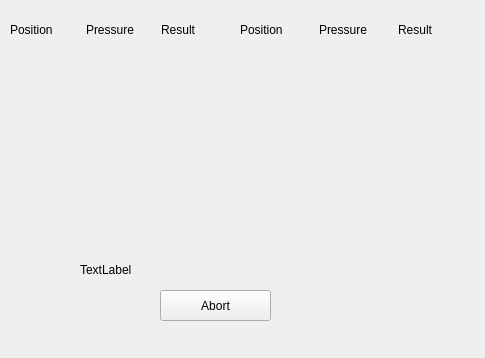
<?xml version="1.0" encoding="UTF-8"?>
<ui version="4.0">
 <class>DiagnosticsManufacturing::CSealingTestReportDialog</class>
 <widget class="QWidget" name="DiagnosticsManufacturing::CSealingTestReportDialog">
  <property name="geometry">
   <rect>
    <x>0</x>
    <y>0</y>
    <width>485</width>
    <height>358</height>
   </rect>
  </property>
  <property name="minimumSize">
   <size>
    <width>485</width>
    <height>358</height>
   </size>
  </property>
  <property name="windowTitle">
   <string>Form</string>
  </property>
  <widget class="QPushButton" name="pushButton">
   <property name="geometry">
    <rect>
     <x>160</x>
     <y>290</y>
     <width>111</width>
     <height>31</height>
    </rect>
   </property>
   <property name="text">
    <string>Abort</string>
   </property>
  </widget>
  <widget class="QLabel" name="statusLabel">
   <property name="geometry">
    <rect>
     <x>80</x>
     <y>260</y>
     <width>281</width>
     <height>20</height>
    </rect>
   </property>
   <property name="text">
    <string>TextLabel</string>
   </property>
  </widget>
  <widget class="QWidget" name="layoutWidget">
   <property name="geometry">
    <rect>
     <x>10</x>
     <y>20</y>
     <width>221</width>
     <height>231</height>
    </rect>
   </property>
   <layout class="QGridLayout" name="gridLayout">
    <item row="6" column="0">
     <widget class="QLabel" name="Position6">
      <property name="text">
       <string/>
      </property>
     </widget>
    </item>
    <item row="6" column="1">
     <widget class="QLabel" name="Pressure6">
      <property name="text">
       <string/>
      </property>
     </widget>
    </item>
    <item row="6" column="2">
     <widget class="QLabel" name="Result6">
      <property name="text">
       <string/>
      </property>
     </widget>
    </item>
    <item row="7" column="0">
     <widget class="QLabel" name="Position7">
      <property name="text">
       <string/>
      </property>
     </widget>
    </item>
    <item row="0" column="1">
     <widget class="QLabel" name="label_2">
      <property name="text">
       <string>Pressure</string>
      </property>
     </widget>
    </item>
    <item row="5" column="0">
     <widget class="QLabel" name="Position5">
      <property name="text">
       <string/>
      </property>
     </widget>
    </item>
    <item row="5" column="2">
     <widget class="QLabel" name="Result5">
      <property name="text">
       <string/>
      </property>
     </widget>
    </item>
    <item row="3" column="0">
     <widget class="QLabel" name="Position3">
      <property name="text">
       <string/>
      </property>
     </widget>
    </item>
    <item row="4" column="1">
     <widget class="QLabel" name="Pressure4">
      <property name="text">
       <string/>
      </property>
     </widget>
    </item>
    <item row="1" column="1">
     <widget class="QLabel" name="Pressure1">
      <property name="text">
       <string/>
      </property>
     </widget>
    </item>
    <item row="1" column="2">
     <widget class="QLabel" name="Result1">
      <property name="text">
       <string/>
      </property>
     </widget>
    </item>
    <item row="2" column="1">
     <widget class="QLabel" name="Pressure2">
      <property name="text">
       <string/>
      </property>
     </widget>
    </item>
    <item row="2" column="2">
     <widget class="QLabel" name="Result2">
      <property name="text">
       <string/>
      </property>
     </widget>
    </item>
    <item row="2" column="0">
     <widget class="QLabel" name="Position2">
      <property name="text">
       <string/>
      </property>
     </widget>
    </item>
    <item row="7" column="1">
     <widget class="QLabel" name="Pressure7">
      <property name="text">
       <string/>
      </property>
     </widget>
    </item>
    <item row="7" column="2">
     <widget class="QLabel" name="Result7">
      <property name="text">
       <string/>
      </property>
     </widget>
    </item>
    <item row="8" column="0">
     <widget class="QLabel" name="Position8">
      <property name="text">
       <string/>
      </property>
     </widget>
    </item>
    <item row="8" column="1">
     <widget class="QLabel" name="Pressure8">
      <property name="text">
       <string/>
      </property>
     </widget>
    </item>
    <item row="8" column="2">
     <widget class="QLabel" name="Result8">
      <property name="text">
       <string/>
      </property>
     </widget>
    </item>
    <item row="3" column="1">
     <widget class="QLabel" name="Pressure3">
      <property name="text">
       <string/>
      </property>
     </widget>
    </item>
    <item row="0" column="2">
     <widget class="QLabel" name="label_3">
      <property name="text">
       <string>Result</string>
      </property>
     </widget>
    </item>
    <item row="4" column="0">
     <widget class="QLabel" name="Position4">
      <property name="text">
       <string/>
      </property>
     </widget>
    </item>
    <item row="0" column="0">
     <widget class="QLabel" name="label">
      <property name="text">
       <string>Position</string>
      </property>
     </widget>
    </item>
    <item row="1" column="0">
     <widget class="QLabel" name="Position1">
      <property name="text">
       <string/>
      </property>
     </widget>
    </item>
    <item row="4" column="2">
     <widget class="QLabel" name="Result4">
      <property name="text">
       <string/>
      </property>
     </widget>
    </item>
    <item row="5" column="1">
     <widget class="QLabel" name="Pressure5">
      <property name="text">
       <string/>
      </property>
     </widget>
    </item>
    <item row="3" column="2">
     <widget class="QLabel" name="Result3">
      <property name="text">
       <string/>
      </property>
     </widget>
    </item>
   </layout>
  </widget>
  <widget class="QWidget" name="layoutWidget">
   <property name="geometry">
    <rect>
     <x>240</x>
     <y>20</y>
     <width>231</width>
     <height>231</height>
    </rect>
   </property>
   <layout class="QGridLayout" name="gridLayout_2">
    <item row="0" column="0">
     <widget class="QLabel" name="label_6">
      <property name="text">
       <string>Position</string>
      </property>
     </widget>
    </item>
    <item row="0" column="1">
     <widget class="QLabel" name="label_4">
      <property name="text">
       <string>Pressure</string>
      </property>
     </widget>
    </item>
    <item row="0" column="2">
     <widget class="QLabel" name="label_5">
      <property name="text">
       <string>Result</string>
      </property>
     </widget>
    </item>
    <item row="1" column="0">
     <widget class="QLabel" name="Position9">
      <property name="text">
       <string/>
      </property>
     </widget>
    </item>
    <item row="1" column="2">
     <widget class="QLabel" name="Result9">
      <property name="text">
       <string/>
      </property>
     </widget>
    </item>
    <item row="2" column="0">
     <widget class="QLabel" name="Position10">
      <property name="text">
       <string/>
      </property>
     </widget>
    </item>
    <item row="2" column="1">
     <widget class="QLabel" name="Pressure10">
      <property name="text">
       <string/>
      </property>
     </widget>
    </item>
    <item row="2" column="2">
     <widget class="QLabel" name="Result10">
      <property name="text">
       <string/>
      </property>
     </widget>
    </item>
    <item row="3" column="0">
     <widget class="QLabel" name="Position11">
      <property name="text">
       <string/>
      </property>
     </widget>
    </item>
    <item row="3" column="1">
     <widget class="QLabel" name="Pressure11">
      <property name="text">
       <string/>
      </property>
     </widget>
    </item>
    <item row="3" column="2">
     <widget class="QLabel" name="Result11">
      <property name="text">
       <string/>
      </property>
     </widget>
    </item>
    <item row="4" column="0">
     <widget class="QLabel" name="Position12">
      <property name="text">
       <string/>
      </property>
     </widget>
    </item>
    <item row="4" column="1">
     <widget class="QLabel" name="Pressure12">
      <property name="text">
       <string/>
      </property>
     </widget>
    </item>
    <item row="4" column="2">
     <widget class="QLabel" name="Result12">
      <property name="text">
       <string/>
      </property>
     </widget>
    </item>
    <item row="5" column="0">
     <widget class="QLabel" name="Position13">
      <property name="text">
       <string/>
      </property>
     </widget>
    </item>
    <item row="5" column="1">
     <widget class="QLabel" name="Pressure13">
      <property name="text">
       <string/>
      </property>
     </widget>
    </item>
    <item row="5" column="2">
     <widget class="QLabel" name="Result13">
      <property name="text">
       <string/>
      </property>
     </widget>
    </item>
    <item row="6" column="0">
     <widget class="QLabel" name="Position14">
      <property name="text">
       <string/>
      </property>
     </widget>
    </item>
    <item row="6" column="1">
     <widget class="QLabel" name="Pressure14">
      <property name="text">
       <string/>
      </property>
     </widget>
    </item>
    <item row="6" column="2">
     <widget class="QLabel" name="Result14">
      <property name="text">
       <string/>
      </property>
     </widget>
    </item>
    <item row="7" column="0">
     <widget class="QLabel" name="Position15">
      <property name="text">
       <string/>
      </property>
     </widget>
    </item>
    <item row="7" column="1">
     <widget class="QLabel" name="Pressure15">
      <property name="text">
       <string/>
      </property>
     </widget>
    </item>
    <item row="7" column="2">
     <widget class="QLabel" name="Result15">
      <property name="text">
       <string/>
      </property>
     </widget>
    </item>
    <item row="8" column="0">
     <widget class="QLabel" name="Position16">
      <property name="text">
       <string/>
      </property>
     </widget>
    </item>
    <item row="8" column="1">
     <widget class="QLabel" name="Pressure16">
      <property name="text">
       <string/>
      </property>
     </widget>
    </item>
    <item row="8" column="2">
     <widget class="QLabel" name="Result16">
      <property name="text">
       <string/>
      </property>
     </widget>
    </item>
    <item row="1" column="1">
     <widget class="QLabel" name="Pressure9">
      <property name="text">
       <string/>
      </property>
     </widget>
    </item>
   </layout>
  </widget>
 </widget>
 <resources/>
 <connections/>
</ui>
